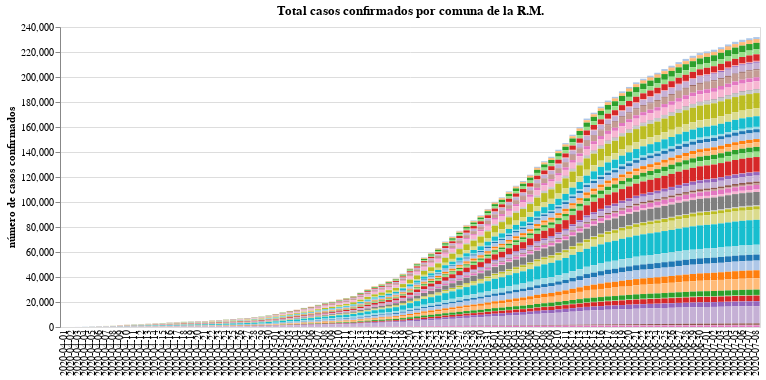

Write notebook code for a chart like this one.
### Code cell
#hide_input
input_dropdown = alt.binding_select(options=data_long_form['Comuna'].unique())
selection1 = alt.selection_single(fields=['Comuna'], bind=input_dropdown, name=' ')
selection2 = alt.selection_multi(fields=['Comuna'], on='mouseover')

color = alt.condition(selection1 | selection2,
                    alt.Color('Comuna:N', scale=alt.Scale(scheme='category20'), legend=None),
                    alt.value('lightgray'))

bars1 = alt.Chart(data_long_form).mark_bar().encode(
    x=alt.X("Fecha", axis=alt.Axis(title="", domain=False, tickSize=0)),
    y=alt.Y("Casos confirmados", axis=alt.Axis(title="número de casos confirmados")),
    tooltip = ["Fecha", "Comuna", "Casos confirmados"],
    color = color
).properties(
    title="Total casos confirmados por comuna de la R.M.",
    width=700).add_selection(
    selection1, selection2
).transform_filter(
    selection1
)

bars1

### Figure 1 — Vega-Lite specification as saved in the notebook (floating-point values rounded to 4 significant figures; data arrays with more than 128 entries replaced by an {"elided": "..."} marker saying what was removed)
{"config": {"view": {"continuousWidth": 400, "continuousHeight": 300}}, "data": {"name": "data-043fd9d91e69bee791f6e97d90e501a2"}, "mark": "bar", "encoding": {"color": {"condition": {"type": "nominal", "field": "Comuna", "legend": null, "scale": {"scheme": "category20"}, "selection": {"or": [" ", "selector002"]}}, "value": "lightgray"}, "tooltip": [{"type": "nominal", "field": "Fecha"}, {"type": "nominal", "field": "Comuna"}, {"type": "quantitative", "field": "Casos confirmados"}], "x": {"type": "nominal", "axis": {"domain": false, "tickSize": 0, "title": ""}, "field": "Fecha"}, "y": {"type": "quantitative", "axis": {"title": "número de casos confirmados"}, "field": "Casos confirmados"}}, "selection": {" ": {"type": "single", "fields": ["Comuna"], "bind": {"input": "select", "options": ["Alhue", "Buin", "Calera de Tango", "Cerrillos", "Cerro Navia", "Colina", "Conchali", "Curacavi", "El Bosque", "El Monte", "Estacion Central", "Huechuraba", "Independencia", "Isla de Maipo", "La Cisterna", "La Florida", "La Granja", "La Pintana", "La Reina", "Lampa", "Las Condes", "Lo Barnechea", "Lo Espejo", "Lo Prado", "Macul", "Maipu", "Maria Pinto", "Melipilla", "Nunoa", "Padre Hurtado", "Paine", "Pedro Aguirre Cerda", "Penaflor", "Penalolen", "Pirque", "Providencia", "Pudahuel", "Puente Alto", "Quilicura", "Quinta Normal", "Recoleta", "Renca", "San Bernardo", "San Joaquin", "San Jose de Maipo", "San Miguel", "San Pedro", "San Ramon", "Santiago", "Talagante", "Tiltil", "Vitacura", "Desconocido Metropolitana"]}}, "selector002": {"type": "multi", "fields": ["Comuna"], "on": "mouseover"}}, "title": "Total casos confirmados por comuna de la R.M.", "transform": [{"filter": {"selection": " "}}], "width": 700, "$schema": "https://vega.github.io/schema/vega-lite/v4.8.1.json", "datasets": {"data-043fd9d91e69bee791f6e97d90e501a2": {"elided": "5247 records"}}}
